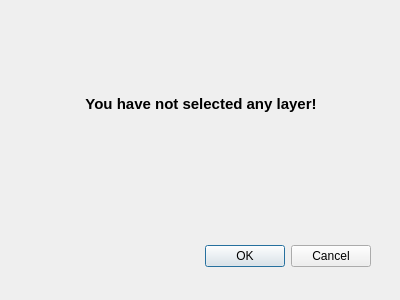
<?xml version="1.0" encoding="UTF-8"?>
<ui version="4.0">
 <class>DialogNoSelected</class>
 <widget class="QDialog" name="DialogNoSelected">
  <property name="geometry">
   <rect>
    <x>0</x>
    <y>0</y>
    <width>400</width>
    <height>300</height>
   </rect>
  </property>
  <property name="windowTitle">
   <string>Error</string>
  </property>
  <widget class="QDialogButtonBox" name="buttonBox">
   <property name="geometry">
    <rect>
     <x>30</x>
     <y>240</y>
     <width>341</width>
     <height>32</height>
    </rect>
   </property>
   <property name="orientation">
    <enum>Qt::Horizontal</enum>
   </property>
   <property name="standardButtons">
    <set>QDialogButtonBox::Cancel|QDialogButtonBox::Ok</set>
   </property>
  </widget>
  <widget class="QWidget" name="verticalLayoutWidget">
   <property name="geometry">
    <rect>
     <x>10</x>
     <y>90</y>
     <width>382</width>
     <height>29</height>
    </rect>
   </property>
   <layout class="QGridLayout" name="gridLayout">
    <item row="0" column="0">
     <widget class="QLabel" name="label">
      <property name="text">
       <string>&lt;html&gt;&lt;head/&gt;&lt;body&gt;&lt;p align=&quot;center&quot;&gt;&lt;span style=&quot; font-size:11pt; font-weight:600;&quot;&gt;You have not selected any layer!&lt;/span&gt;&lt;/p&gt;&lt;/body&gt;&lt;/html&gt;</string>
      </property>
     </widget>
    </item>
   </layout>
  </widget>
 </widget>
 <resources/>
 <connections>
  <connection>
   <sender>buttonBox</sender>
   <signal>accepted()</signal>
   <receiver>DialogNoSelected</receiver>
   <slot>accept()</slot>
   <hints>
    <hint type="sourcelabel">
     <x>248</x>
     <y>254</y>
    </hint>
    <hint type="destinationlabel">
     <x>157</x>
     <y>274</y>
    </hint>
   </hints>
  </connection>
  <connection>
   <sender>buttonBox</sender>
   <signal>rejected()</signal>
   <receiver>DialogNoSelected</receiver>
   <slot>reject()</slot>
   <hints>
    <hint type="sourcelabel">
     <x>316</x>
     <y>260</y>
    </hint>
    <hint type="destinationlabel">
     <x>286</x>
     <y>274</y>
    </hint>
   </hints>
  </connection>
 </connections>
</ui>
